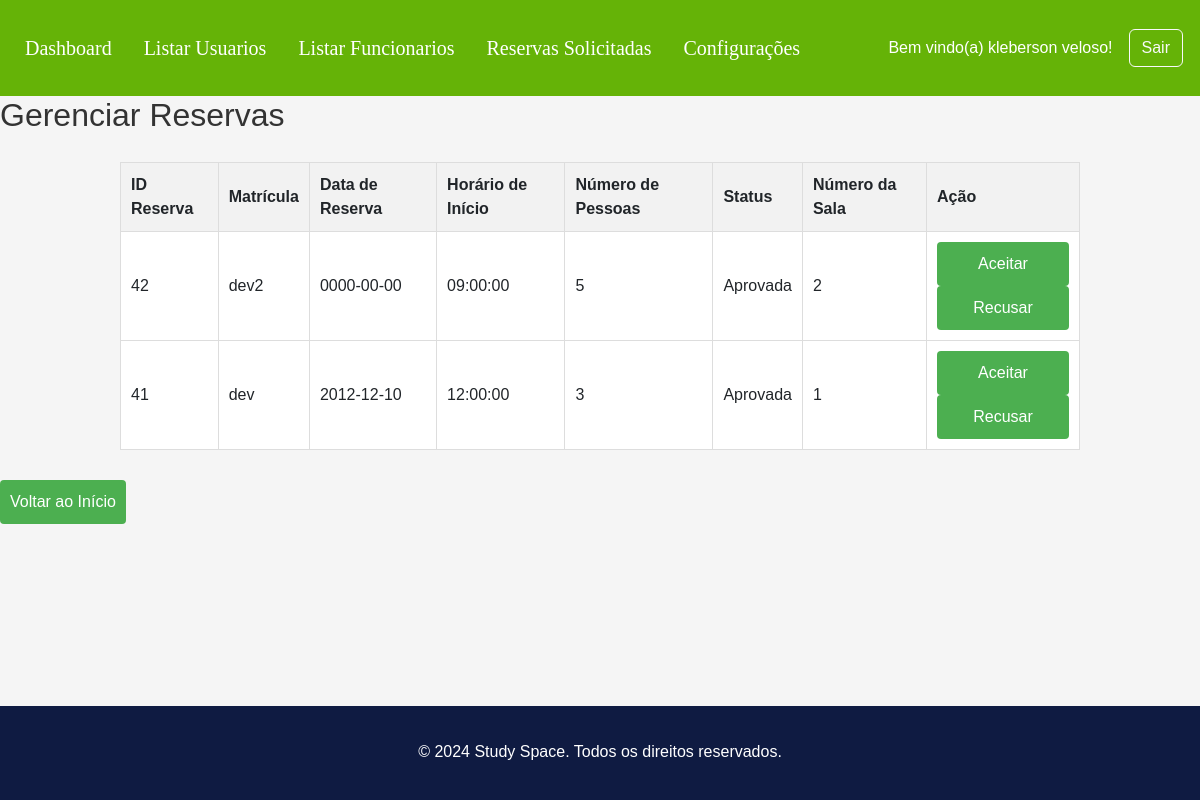
/bd/reservas_solicitadas.php (signed in), run on the app's committed database.
### tables this page shows
CREATE TABLE `reserva` (
  `ID_reserva` int NOT NULL,
  `matricula` varchar(15) NOT NULL,
  `data_reserva` date NOT NULL,
  `data_termino` date NOT NULL,
  `status` varchar(10) NOT NULL,
  `numero_sala` int NOT NULL,
  `numero_pessoas` int NOT NULL,
  `hora_inicio` time NOT NULL,
  `horario_inicio` time DEFAULT NULL,
  `matricula_integrante_2` varchar(20) DEFAULT NULL,
  `matricula_integrante_3` varchar(20) DEFAULT NULL,
  `matricula_integrante_4` varchar(20) DEFAULT NULL,
  `matricula_integrante_5` varchar(20) DEFAULT NULL,
  `matricula_integrante_6` varchar(20) DEFAULT NULL
);

### bd/reservas_solicitadas.php (the view, shortened to what this page needs)
<!DOCTYPE html>
<html lang="pt-BR">
<link rel="stylesheet" href="../layout/style_global.css">
<?php
include '../layout/head.php';
?>
<body>
    <?php
    include('../bd/config.php');
    ?>
    <?php include '../layout/cabecalho_adm.php'; ?>
    <h2>Gerenciar Reservas</h2>
    <table border="1">
        <tr>
            <th>ID Reserva</th>
            <th>Matrícula</th>
            <th>Data de Reserva</th>
            <th>Horário de Início</th>
            <th>Número de Pessoas</th>
            <th>Status</th>
            <th>Número da Sala</th>
            <th>Ação</th>
        </tr>
        <?php
        $query = "SELECT * FROM reserva ORDER BY ID_reserva desc";
        $result = mysqli_query($conn, $query);
        while ($row = mysqli_fetch_assoc($result)) {
            echo "<tr>";
            echo "<td>{$row['ID_reserva']}</td>";
            echo "<td>{$row['matricula']}</td>";
            echo "<td>{$row['data_reserva']}</td>";
            echo "<td>{$row['horario_inicio']}</td>";
            echo "<td>{$row['numero_pessoas']}</td>";
            echo "<td>{$row['status']}</td>";
            echo "<td>{$row['numero_sala']}</td>";
            echo "<td>
                  <form method='post'>
                      <input type='hidden' name='id_reserva' value='{$row['ID_reserva']}'>
                      <button type='submit' name='acao' value='aceitar'>Aceitar</button>
                      <button type='submit' name='acao' value='recusar'>Recusar</button>
                  </form>
                </td>";
            echo "</tr>";
        }
        ?>
    </table>
    <p>
        <a href="../adm/dashboard.php"><button type="button">Voltar ao Início</button></a>
    </p>
    <?php include '../layout/footer.php'; ?>
</body>
</html>

### layout/style_global.css (style rules this page uses)
body { font-family: Arial, sans-serif; margin: 0; padding: 0; background-color: #f5f5f5; }
h1, h2 { color: #333; }
table { width: 80%; margin: 20px auto; border-collapse: collapse; background-color: #fff; }
table, th, td { border: 1px solid #ddd; }
th, td { padding: 10px; text-align: left; }
th { background-color: #f2f2f2; }
a { display: inline-block; margin: 10px 0; }
button { width: 100%; padding: 10px; background-color: #4CAF50; color: white; font-size: 16px; border: none; border-radius: 4px; cursor: pointer; }

### layout/footer.php (style rules this page uses)
body { display: flex; flex-direction: column; min-height: 100vh; margin: 0; }

### data on the page
reserva: ID_reserva "42", matricula "dev2", data_reserva "0000-00-00", horario_inicio "09:00:00", numero_pessoas "5", status "Aprovada", numero_sala "2"
reserva: ID_reserva "41", matricula "dev", data_reserva "2012-12-10", horario_inicio "12:00:00", numero_pessoas "3", status "Aprovada", numero_sala "1"

### other printed values
$_SESSION['nome_adm'] "kleberson veloso"
